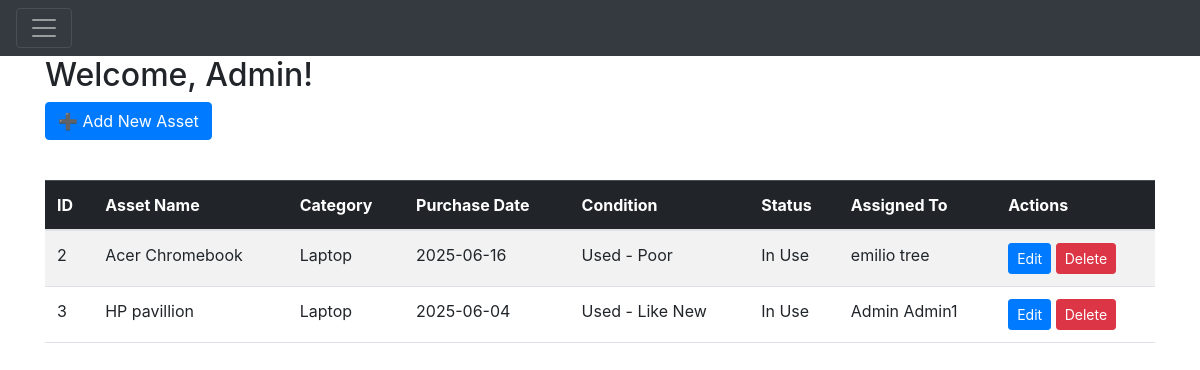
The app's page / (signed in) with its own data.
### website/models.py (models this page shows)
class User(db.Model, UserMixin):
    id = db.Column(db.Integer, primary_key=True)
    first_name = db.Column(db.String(150))
    last_name = db.Column(db.String(150))
    email = db.Column(db.String(150), unique=True)
    password = db.Column(db.String(150))
    department = db.Column(db.String(150))
    role = db.Column(db.String(10), nullable=False, default='user')
    created_assets = db.relationship('Asset', foreign_keys='Asset.created_by', backref='creator_user')
    assigned_assets = db.relationship('Asset', foreign_keys='Asset.assigned_to', backref='assignee_user')

class Asset(db.Model):
    id = db.Column(db.Integer, primary_key=True)
    asset_name = db.Column(db.String(150))
    category = db.Column(db.String(150))
    purchase_date = db.Column(db.Date)
    condition = db.Column(db.String(150))
    status = db.Column(db.String(150))
    created_by = db.Column(db.Integer, db.ForeignKey('user.id'))
    assigned_to = db.Column(db.Integer, db.ForeignKey('user.id'), nullable=True)
    asset_history = db.relationship('Asset_History', back_populates='asset', passive_deletes=True)
    creator = db.relationship('User', foreign_keys=[created_by])
    assignee = db.relationship('User', foreign_keys=[assigned_to])

### website/views.py (the view)
@views.route('/')
@login_required
def home():
    print("🔍 Current user ID:", current_user.id)
    print("🔒 Authenticated:", current_user.is_authenticated)
    from sqlalchemy import or_
    assets = Asset.query.all()
    all_users = User.query.all()
    return render_template('home.html', user=current_user, assets=assets, all_users=all_users)

### website/__init__.py (called while the page is built)
def create_app():
    app = Flask(__name__)
    app.config['SECRET_KEY'] = 'qwertyuiop'
    app.config['SQLALCHEMY_DATABASE_URI'] = f'sqlite:///{DB_NAME}'
    print("DB URI:", app.config['SQLALCHEMY_DATABASE_URI'])
    db.init_app(app)
    from .views import views
    from .auth import auth
    app.register_blueprint(views, url_prefix='/')
    app.register_blueprint(auth, url_prefix='/')
    from .models import User, Asset
    create_database(app)
    login_manager = LoginManager()
    login_manager.login_view = 'auth.login'
    login_manager.init_app(app)
    @login_manager.user_loader
    def load_user(id):
        return User.query.get(int(id))
    return app

### website/templates/home.html (shortened to what this page needs)
{% extends "base.html" %}
{% block content %}
  <h2>Welcome, {{ user.first_name }}!</h2>
  <a href="{{ url_for('views.add_asset') }}" class="btn btn-primary mb-3">➕ Add New Asset</a>
  {% if assets %}
    <table class="table table-striped table-hover mt-4">
      <thead class="table-dark">
        <tr>
          <th>ID</th>
          <th>Asset Name</th>
          <th>Category</th>
          <th>Purchase Date</th>
          <th>Condition</th>
          <th>Status</th>
          <th>Assigned To</th>
          <th>Actions</th>
        </tr>
      </thead>
      <tbody>
        {% for asset in assets %}
          <tr>
            <td>{{ asset.id }}</td>
            <td>{{ asset.asset_name }}</td>
            <td>{{ asset.category }}</td>
            <td>{{ asset.purchase_date.strftime('%Y-%m-%d') if asset.purchase_date else 'N/A' }}</td>
            <td>{{ asset.condition }}</td>
            <td>{{ asset.status }}</td>
            <td>
              {% if asset.assignee_user %}
                {{ asset.assignee_user.first_name }} {{ asset.assignee_user.last_name }}
              {% else %}
                <span class="text-muted">Unassigned</span>
              {% endif %}
            </td>
            <td>
              <a href="{{ url_for('views.edit_asset', id=asset.id) }}" class="btn btn-sm btn-primary">Edit</a>
              {% if user.role == 'admin' %}
                <form method="POST" action="{{ url_for('views.delete_asset', id=asset.id) }}"
                      style="display:inline;"
                      onsubmit="return confirm('Are you sure you want to delete this asset?');">
                  <button type="submit" class="btn btn-sm btn-danger">Delete</button>
                </form>
              {% endif %}
            </td>
          </tr>
        {% endfor %}
      </tbody>
    </table>
  {% else %}
    <p class="mt-4">No assets yet. Time to start tracking!</p>
  {% endif %}
{% endblock %}

### records on screen
User: first_name "Admin"
Asset: id "2", asset_name "Acer Chromebook", category "Laptop", purchase_date "2025-06-16", condition "Used - Poor", status "In Use", assignee_user.first_name "emilio", assignee_user.last_name "tree"
Asset: id "3", asset_name "HP pavillion", category "Laptop", purchase_date "2025-06-04", condition "Used - Like New", status "In Use", assignee_user.first_name "Admin", assignee_user.last_name "Admin1"
